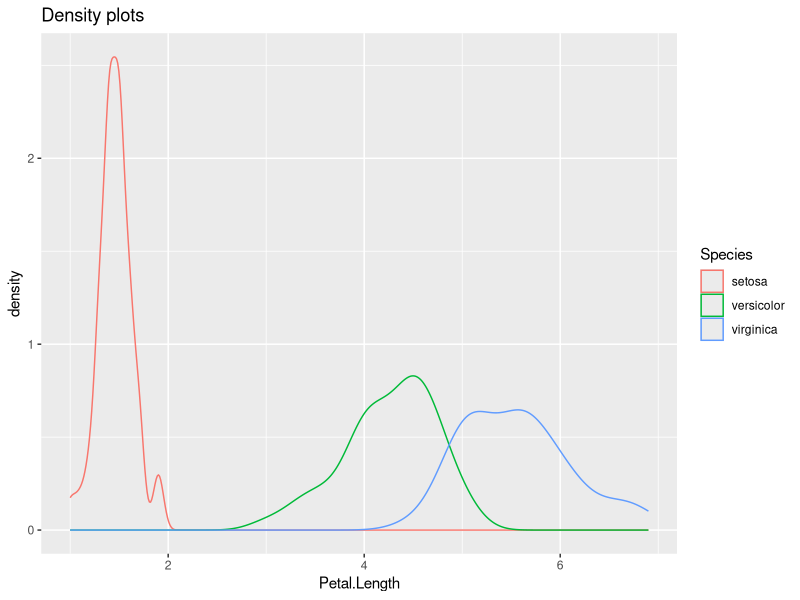
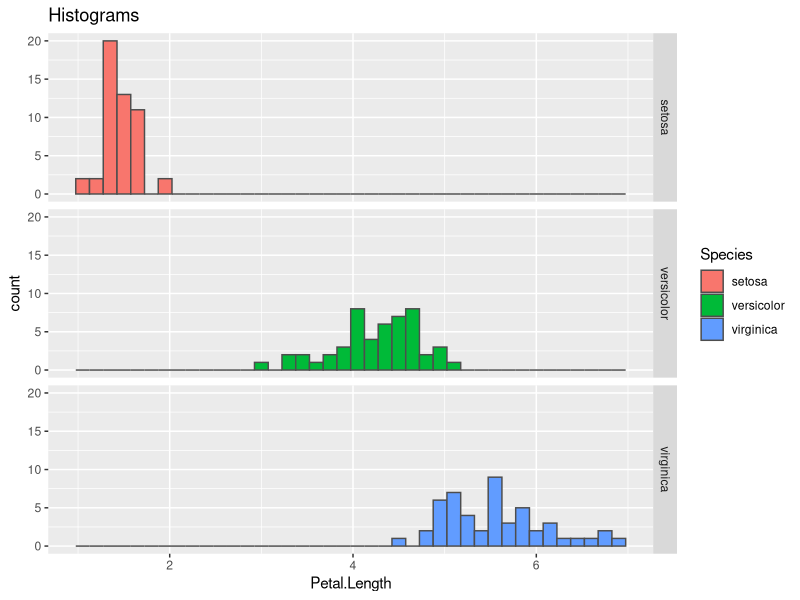
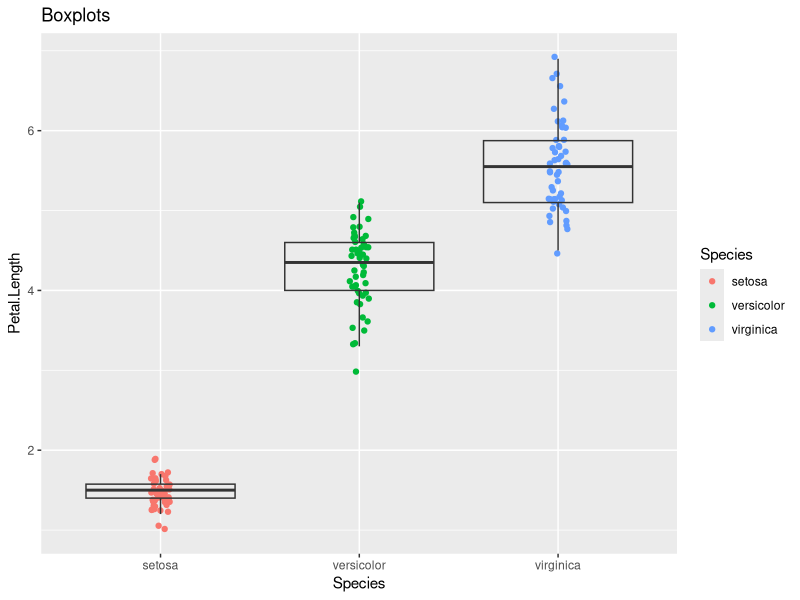
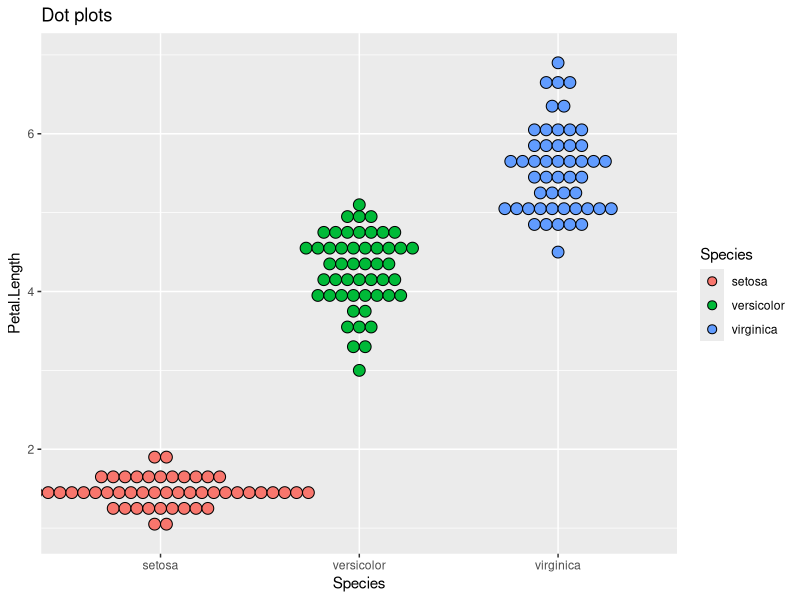

Write the R code that produced these figures, in order.
# Objective: comparing a single variable measured on many individuals that fall into multiple categories.
# Solution: I offer several univariate visualizations and plot them on a single page

library(ggplot2)
attach(iris)
plot_1 = ggplot(iris, aes(x=Petal.Length, colour=Species)) +
  geom_density() +
  labs(title="Density plots")

plot_2 = ggplot(iris, aes(x=Petal.Length, fill=Species)) +
  geom_histogram(colour="grey30", binwidth=0.15) +
  facet_grid(Species ~ .) +
  labs(title="Histograms")

plot_3 = ggplot(iris, aes(y=Petal.Length, x=Species)) +
  geom_point(aes(colour=Species),
             position=position_jitter(width=0.05, height=0.05)) +
  geom_boxplot(fill=NA, outlier.colour=NA) +
  labs(title="Boxplots")

plot_4 = ggplot(iris, aes(y=Petal.Length, x=Species, fill=Species)) +
  geom_dotplot(binaxis="y", stackdir="center", binwidth=0.15) +
  labs(title="Dot plots")

library(gridExtra)
part_1 = arrangeGrob(plot_1, plot_2, heights=c(0.4, 0.6))
part_2 = arrangeGrob(plot_3, plot_4, nrow=2)
parts_12 = arrangeGrob(part_1, part_2, ncol=2, widths=c(0.6, 0.4))
ggsave(file="figures/plots.png", parts_12, height=6, width=10, units="in")
